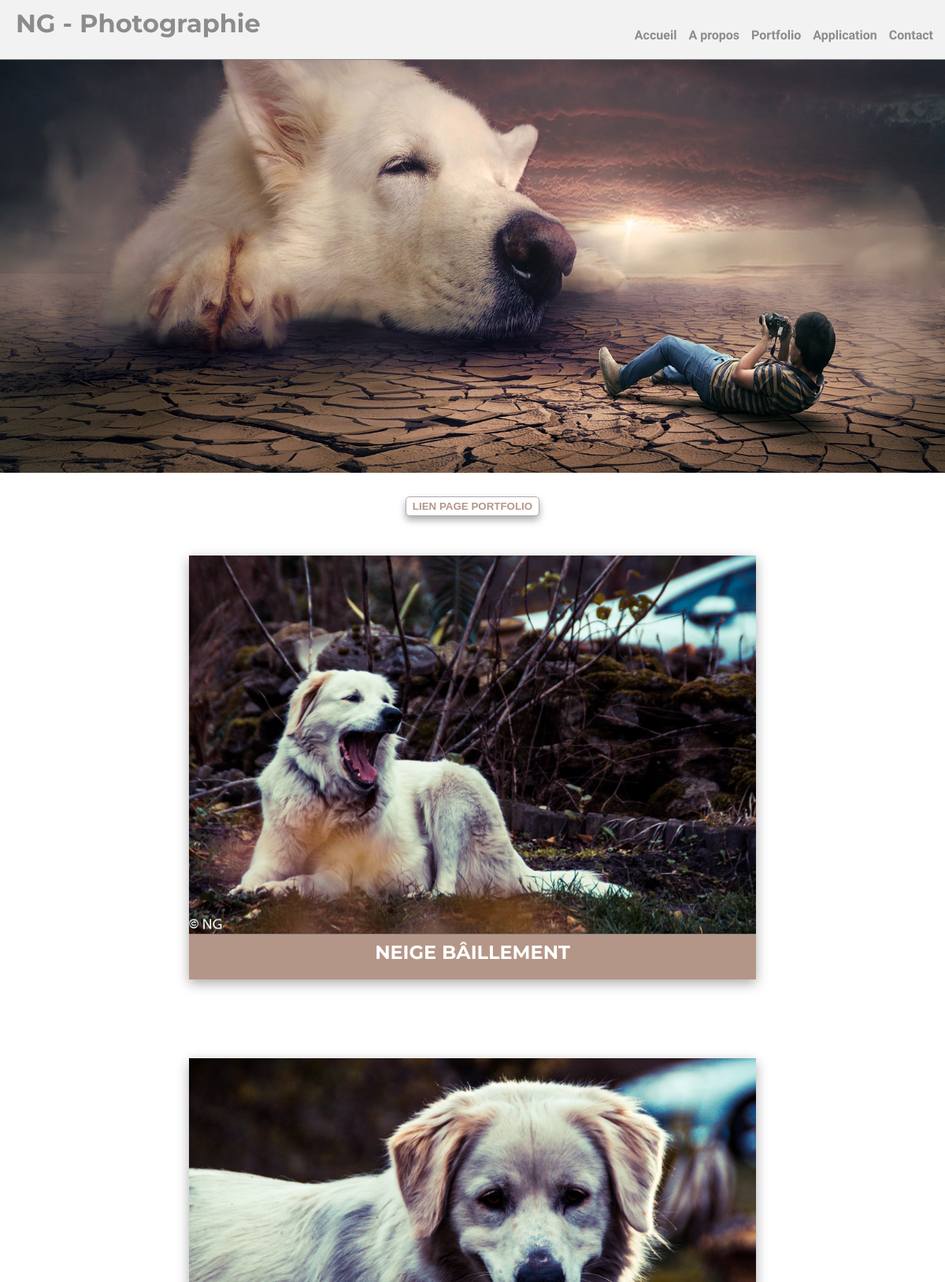
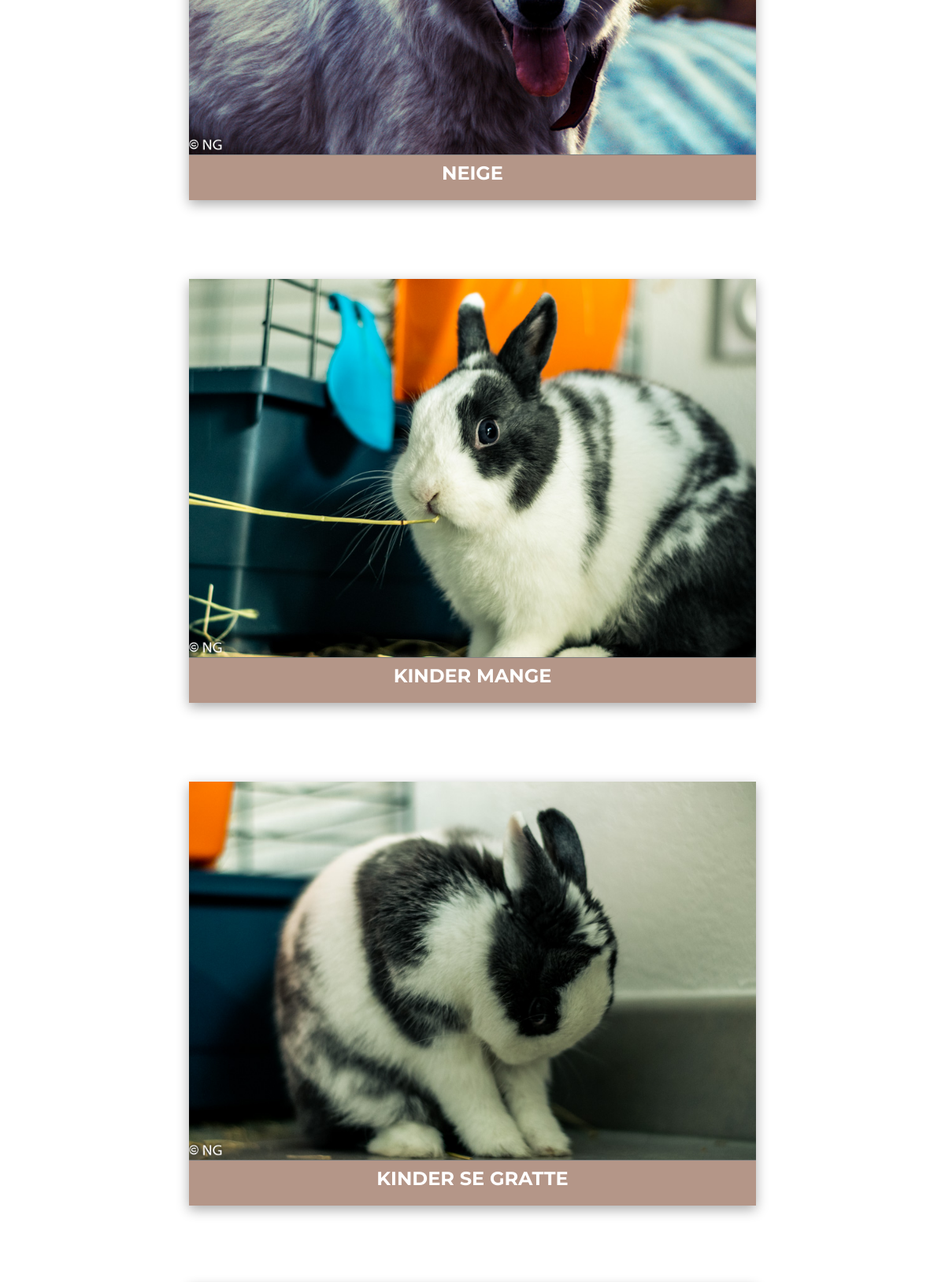
The app's page /Portfolio-Animal (upper part) with its own data (2 pictures, top to bottom).
### tables this page shows
CREATE TABLE IF NOT EXISTS `t_pictures_animal` (
  `PIC_ANIMAL_ID` int(11) NOT NULL AUTO_INCREMENT,
  `PIC_ANIMAL_TITLE` varchar(255) NOT NULL,
  `PIC_ANIMAL_CONTENT` varchar(255) NOT NULL,
  `PIC_ANIMAL_LINK` varchar(255) NOT NULL,
  PRIMARY KEY (`PIC_ANIMAL_ID`)
);

### src/Controller/ControllerPage.php (called while the page is built, shortened)
<?php
class ControllerPage {
        private $pictures;
        public function __construct() {
            $this->pictures = new PicturesDAO();
        }
    public function animal() {
        $picturesAnimal =  $this->pictures->getPicsBDDAnimal();
        $view = new View("Animal");
        $view->generate(array('picturesAnimal' => $picturesAnimal));
    }
}

### index.php (called while the page is built, shortened)
<?php
$router = new Router();
$router->routerRequest();

### src/Model/PicturesDAO.php (called while the page is built, shortened)
<?php
class PicturesDAO extends Model {
    public function getPicsBDDAnimal() {
        $sql = 'select PIC_ANIMAL_ID as id,'
                . ' PIC_ANIMAL_TITLE as title, PIC_ANIMAL_LINK as link, PIC_ANIMAL_CONTENT as content from T_PICTURES_ANIMAL'
                . ' order by PIC_ANIMAL_ID desc';
        $picturesAnimal = $this->executeRequest($sql);
        return $picturesAnimal;
    }
}

### src/Model/Model.php (called while the page is built, shortened)
<?php
abstract class Model {
    private $bdd;
        protected function executeRequest($sql, $params = null) {
            if ($params == null) {
                $result = $this->getBdd()->query($sql);
            }
            else {
                $result = $this->getBdd()->prepare($sql);
                $result->execute($params);
            }
            return $result;
        }
        private function getBdd() {
            if ($this->bdd == null) {
                $this->bdd = new PDO('mysql:host=localhost;dbname=projet5;charset=utf8',
                        'root', '',
                        array(PDO::ATTR_ERRMODE => PDO::ERRMODE_EXCEPTION));
            }
            return $this->bdd;
        }
}

### src/View/Pages/viewAnimal.php (the view, shortened to what this page needs)
<section class="banner_page">
    <div class="banner_page_img">
        <img src="Contents/Illustration/banner-portfolio.jpg">
    </div>
</section>
<section id="portfolio_page">
    <input  class="button" type="button" value="Lien page portfolio" onclick="javascript:location.href='Portfolio'">
    <div id="portfolio_page_global">
        <?php foreach ($picturesAnimal as $picturesAnimalAffichage): ?>
            <div class="portfolio_page_img">
                <?php echo "<img src='".$picturesAnimalAffichage['link']."' alt='image de larticle'>" ?>
                    <div class="portfolio_page_text">
                            <h2><?= $picturesAnimalAffichage['title'] ?></h2>
                    </div>
            </div>
        <?php endforeach; ?>
    </div>
</section>

### Contents/style.css (style rules this page uses)
html { overflow-x: hidden; margin: 0; }
body { display: flex; flex-direction: column; justify-content: center; align-items: center; text-align: center; margin: 0; }
.button { color: #b49688; text-transform: uppercase; font-weight: bold; border: 1px solid #ababab; border-radius: 5px; padding: 4px 8px 4px 8px; background: white; box-shadow: 0px 5px 10px #ababab; margin-top: 30px; }
h1, h2, h3 { font-family: 'Montserrat', sans-serif !important; }
.banner_page_img { height: 600px; margin-top: -100px; }
.banner_page_img img { width: 100%; height: 100%; }
#portfolio_page_global { display: flex; flex-wrap: wrap; justify-content: center; }
.portfolio_page_img { background: #b49688; margin: 50px; box-shadow: 0px 5px 15px #ababab; width: 60%; }
.portfolio_page_img img { width: 100%; }
.portfolio_page_text { margin-top: -4px; color: white; border-top: 1px solid grey; }
.portfolio_page_text h2 { margin-top: 8px; text-transform: uppercase; }

### records on screen
t_pictures_animal: PIC_ANIMAL_LINK (picture), PIC_ANIMAL_TITLE "NEIGE BÂILLEMENT"
t_pictures_animal: PIC_ANIMAL_LINK (picture), PIC_ANIMAL_TITLE "NEIGE"
t_pictures_animal: PIC_ANIMAL_LINK (picture), PIC_ANIMAL_TITLE "KINDER MANGE"
t_pictures_animal: PIC_ANIMAL_LINK (picture), PIC_ANIMAL_TITLE "KINDER SE GRATTE"
